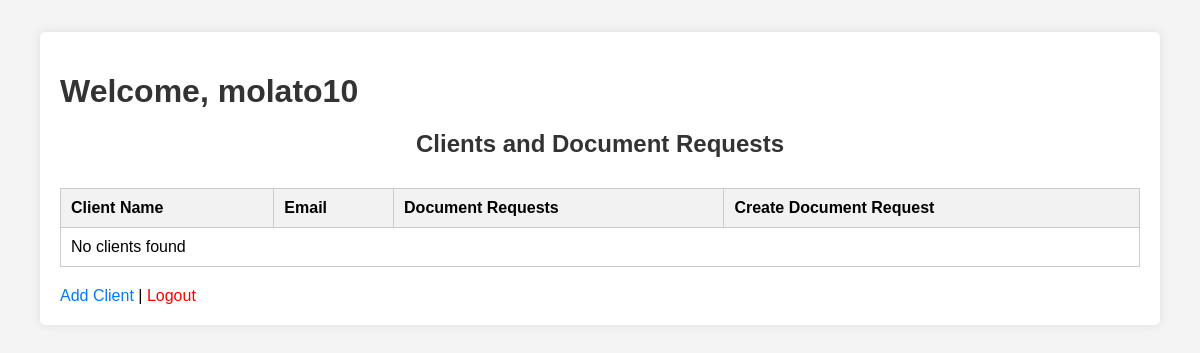
Before: /dashboard/ (signed in) with the older database file.
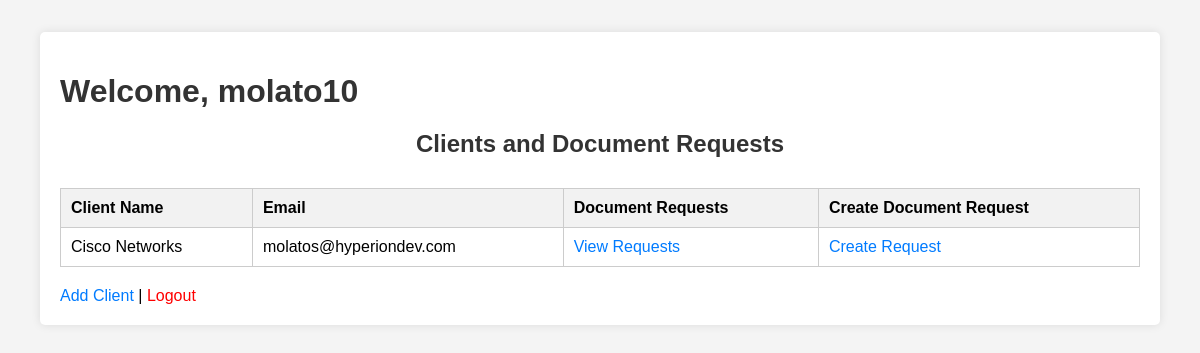
After: the same page with the newer database file.
### document_requests/models.py (models this page shows, shortened)
class Client(models.Model):
    name = models.CharField(max_length=100)  # Name of the Client
    email = models.EmailField()  # Client's email address
    rm = models.ForeignKey(User, on_delete=models.CASCADE)  # Relationship Manager assigned to the client
    is_email_verified = models.BooleanField(default=False)  # Email verification flag

### document_requests/views.py (the view)
# urls.py: path('dashboard/', DashboardView.as_view(), name='dashboard'),
class DashboardView(TemplateView):
    template_name = 'dashboard.html'
    def get_context_data(self, **kwargs):
        context = super().get_context_data(**kwargs)
        context['clients'] = Client.objects.filter(rm=self.request.user)
        return context
    def dispatch(self, request, *args, **kwargs):
        if not request.user.is_authenticated:
            return redirect('login')
        return super().dispatch(request, *args, **kwargs)

### document_requests/templates/dashboard.html
{% extends "base.html" %}
{% block content %}
<h1>Welcome, {{ request.user.username }}</h1>
<h2>Clients and Document Requests</h2>
<table border="1">
    <thead>
        <tr>
            <th>Client Name</th>
            <th>Email</th>
            <th>Document Requests</th>
            <th>Create Document Request</th>
        </tr>
    </thead>
    <tbody>
        {% for client in clients %}
        <tr>
            <td>{{ client.name }}</td>
            <td>{{ client.email }}</td>
            <td><a href="{% url 'client_document_requests' client.id %}">View Requests</a></td>
            <td><a href="{% url 'create_request' client.id %}">Create Request</a></td>
        </tr>
        {% empty %}
        <tr>
            <td colspan="4">No clients found</td>
        </tr>
        {% endfor %}
    </tbody>
</table>
<a href="{% url 'add_client' %}">Add Client</a> |
<a href="{% url 'logout_view' %}" style="color: red;">Logout</a>
{% endblock %}

Changed rows visible on the page:
added Client: name "Cisco Networks", email "molatos@hyperiondev.com"
Other visible differences:
text no longer shown: "No clients found"
